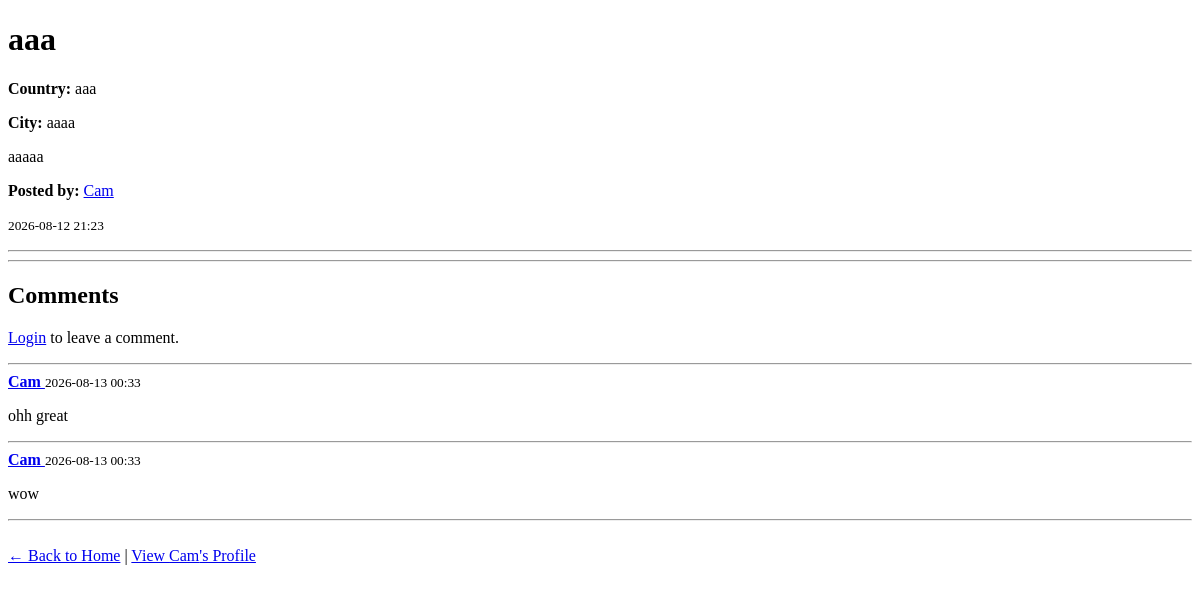
/post/1, run on an earlier commit of the app's database.
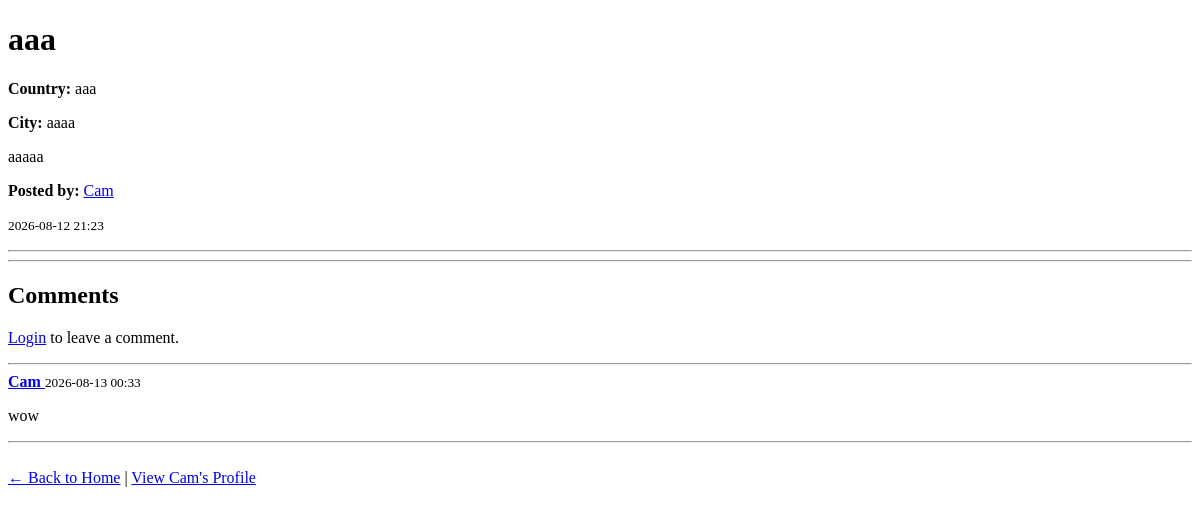
And on a later commit of the database.
### models.py (models this page shows, shortened)
class TravelPost(db.Model):
    id = db.Column(db.Integer, primary_key=True)
    title = db.Column(db.String(100), nullable=False)
    description = db.Column(db.Text, nullable=False)
    country = db.Column(db.String(50), nullable=False)
    city = db.Column(db.String(50), nullable=False)
    created_at = db.Column(db.DateTime, nullable=False, default=datetime.utcnow)
    user_id = db.Column(db.Integer, db.ForeignKey('user.id'), nullable=False)
    comments = db.relationship('Comment', backref='post', lazy=True)

class User(db.Model, UserMixin):
    id = db.Column(db.Integer, primary_key=True)
    username = db.Column(db.String(80), unique=True, nullable=False, index=True)
    email = db.Column(db.String(120), unique=True, nullable=False, index=True)
    password_hash = db.Column(db.String(200), nullable=False)
    posts = db.relationship('TravelPost', backref='author', lazy=True)
    comments = db.relationship('Comment', backref='author', lazy=True)

class Comment(db.Model):
    id = db.Column(db.Integer, primary_key=True)
    text = db.Column(db.Text, nullable=False)
    created_at = db.Column(db.DateTime, nullable=False, default=datetime.utcnow)
    user_id = db.Column(db.Integer, db.ForeignKey('user.id'), nullable=False)
    post_id = db.Column(db.Integer, db.ForeignKey('travel_post.id'), nullable=False)

### routes.py (the view)
@app.route("/post/<int:post_id>")
def post_detail(post_id):
    post = TravelPost.query.get_or_404(post_id)
    form = CommentForm()
    return render_template(
        "post_detail.html",
        post=post,
        form=form
    )

### templates/post_detail.html (shortened to what this page needs)
<!DOCTYPE html>
<html lang="en">
<head>
</head>
<body>
    <h1>{{ post.title }}</h1>
    <p>
        <strong>Country:</strong> {{ post.country }}
    </p>
    <p>
        <strong>City:</strong> {{ post.city }}
    </p>
    <p>
        {{ post.description }}
    </p>
    <p>
        <strong>Posted by:</strong>
        <a href="{{ url_for('profile', username=post.author.username) }}">
            {{ post.author.username }}
        </a>
    </p>
    <p>
        <small>{{ post.created_at.strftime("%Y-%m-%d %H:%M") }}</small>
    </p>
    <hr>
    <hr>
    <h2>Comments</h2>
    {% if current_user.is_authenticated %}
        <form action="{{ url_for('add_comment', post_id=post.id) }}" method="POST">
            {{ form.hidden_tag() }}
            <p>
                {{ form.text.label }}<br>
                {{ form.text(rows=4, cols=60) }}
            </p>
            <p>
                {{ form.submit() }}
            </p>
        </form>
    {% else %}
        <p>
            <a href="{{ url_for('login') }}">Login</a> to leave a comment.
        </p>
    {% endif %}
    <hr>
    {% if post.comments %}
        {% for comment in post.comments %}
            <div>
                <strong>
                    <a href="{{ url_for('profile', username=comment.author.username) }}">
                        {{ comment.author.username }}
                    </a>
                </strong>
                <small>
                    {{ comment.created_at.strftime("%Y-%m-%d %H:%M") }}
                </small>
                <p>
                    {{ comment.text }}
                </p>
            </div>
            <hr>
        {% endfor %}
    {% else %}
        <p>No comments yet.</p>
    {% endif %}
    <br>
    <a href="{{ url_for('home') }}">← Back to Home</a>
    |
    <a href="{{ url_for('profile', username=post.author.username) }}">
        View {{ post.author.username }}'s Profile
    </a>
</body>
</html>

What changed in the data, as far as the page shows it:
removed Comment: author.username "Cam", created_at "2026-08-13 00:33", text "ohh great"
